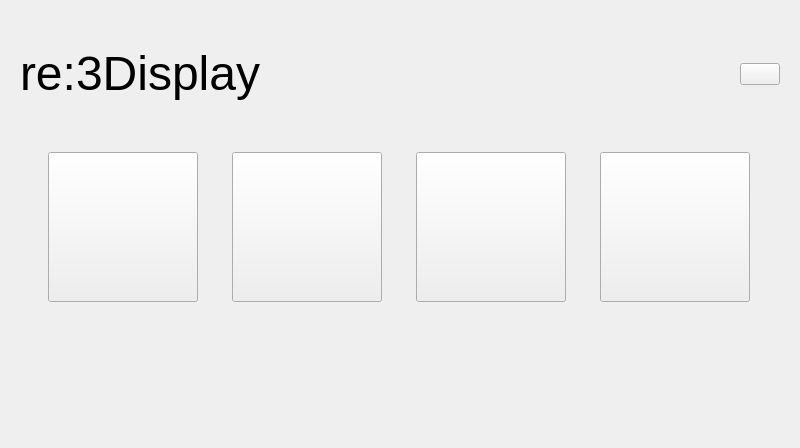
<?xml version="1.0" encoding="UTF-8"?>
<ui version="4.0">
 <class>Home</class>
 <widget class="QWidget" name="Home">
  <property name="geometry">
   <rect>
    <x>0</x>
    <y>0</y>
    <width>800</width>
    <height>448</height>
   </rect>
  </property>
  <property name="minimumSize">
   <size>
    <width>800</width>
    <height>448</height>
   </size>
  </property>
  <property name="maximumSize">
   <size>
    <width>16777215</width>
    <height>16777215</height>
   </size>
  </property>
  <property name="windowTitle">
   <string>TouchDisplay</string>
  </property>
  <property name="styleSheet">
   <string notr="true"/>
  </property>
  <layout class="QVBoxLayout" name="verticalLayout">
   <item>
    <widget class="QWidget" name="widget_3" native="true">
     <layout class="QHBoxLayout" name="horizontalLayout_2">
      <item>
       <widget class="QLabel" name="Title">
        <property name="sizePolicy">
         <sizepolicy hsizetype="Expanding" vsizetype="Maximum">
          <horstretch>0</horstretch>
          <verstretch>0</verstretch>
         </sizepolicy>
        </property>
        <property name="text">
         <string>&lt;html&gt;&lt;head/&gt;&lt;body&gt;&lt;p&gt;&lt;span style=&quot; font-size:36pt;&quot;&gt;re:3Display&lt;/span&gt;&lt;/p&gt;&lt;/body&gt;&lt;/html&gt;</string>
        </property>
       </widget>
      </item>
      <item>
       <spacer name="verticalSpacer_2">
        <property name="orientation">
         <enum>Qt::Vertical</enum>
        </property>
        <property name="sizeType">
         <enum>QSizePolicy::MinimumExpanding</enum>
        </property>
        <property name="sizeHint" stdset="0">
         <size>
          <width>20</width>
          <height>1</height>
         </size>
        </property>
       </spacer>
      </item>
      <item>
       <widget class="QPushButton" name="re3DIcon">
        <property name="sizePolicy">
         <sizepolicy hsizetype="Preferred" vsizetype="Maximum">
          <horstretch>0</horstretch>
          <verstretch>0</verstretch>
         </sizepolicy>
        </property>
        <property name="minimumSize">
         <size>
          <width>0</width>
          <height>0</height>
         </size>
        </property>
        <property name="maximumSize">
         <size>
          <width>16777215</width>
          <height>16777215</height>
         </size>
        </property>
        <property name="text">
         <string/>
        </property>
        <property name="icon">
         <iconset resource="img.qrc">
          <normaloff>:/img/img/logo.png</normaloff>:/img/img/logo.png</iconset>
        </property>
        <property name="iconSize">
         <size>
          <width>100</width>
          <height>100</height>
         </size>
        </property>
       </widget>
      </item>
     </layout>
    </widget>
   </item>
   <item>
    <widget class="QWidget" name="widget_2" native="true">
     <layout class="QHBoxLayout" name="horizontalLayout_4">
      <item>
       <widget class="QPushButton" name="pushbutton_print">
        <property name="sizePolicy">
         <sizepolicy hsizetype="Fixed" vsizetype="Expanding">
          <horstretch>0</horstretch>
          <verstretch>0</verstretch>
         </sizepolicy>
        </property>
        <property name="minimumSize">
         <size>
          <width>150</width>
          <height>150</height>
         </size>
        </property>
        <property name="maximumSize">
         <size>
          <width>150</width>
          <height>300</height>
         </size>
        </property>
        <property name="text">
         <string/>
        </property>
        <property name="icon">
         <iconset resource="img.qrc">
          <normaloff>:/img/img/Printing.png</normaloff>:/img/img/Printing.png</iconset>
        </property>
        <property name="iconSize">
         <size>
          <width>150</width>
          <height>150</height>
         </size>
        </property>
       </widget>
      </item>
      <item>
       <widget class="QPushButton" name="pushbutton_control">
        <property name="sizePolicy">
         <sizepolicy hsizetype="Fixed" vsizetype="Expanding">
          <horstretch>0</horstretch>
          <verstretch>0</verstretch>
         </sizepolicy>
        </property>
        <property name="minimumSize">
         <size>
          <width>150</width>
          <height>150</height>
         </size>
        </property>
        <property name="maximumSize">
         <size>
          <width>150</width>
          <height>300</height>
         </size>
        </property>
        <property name="text">
         <string/>
        </property>
        <property name="icon">
         <iconset resource="img.qrc">
          <normaloff>:/img/img/Movement.png</normaloff>:/img/img/Movement.png</iconset>
        </property>
        <property name="iconSize">
         <size>
          <width>150</width>
          <height>150</height>
         </size>
        </property>
       </widget>
      </item>
      <item>
       <widget class="QPushButton" name="pushbutton_temperature">
        <property name="sizePolicy">
         <sizepolicy hsizetype="Fixed" vsizetype="Expanding">
          <horstretch>0</horstretch>
          <verstretch>0</verstretch>
         </sizepolicy>
        </property>
        <property name="minimumSize">
         <size>
          <width>150</width>
          <height>150</height>
         </size>
        </property>
        <property name="maximumSize">
         <size>
          <width>150</width>
          <height>300</height>
         </size>
        </property>
        <property name="text">
         <string/>
        </property>
        <property name="icon">
         <iconset resource="img.qrc">
          <normaloff>:/img/img/Temperature(2).png</normaloff>:/img/img/Temperature(2).png</iconset>
        </property>
        <property name="iconSize">
         <size>
          <width>150</width>
          <height>150</height>
         </size>
        </property>
       </widget>
      </item>
      <item>
       <widget class="QPushButton" name="pushbutton_settings">
        <property name="sizePolicy">
         <sizepolicy hsizetype="Fixed" vsizetype="Expanding">
          <horstretch>0</horstretch>
          <verstretch>0</verstretch>
         </sizepolicy>
        </property>
        <property name="minimumSize">
         <size>
          <width>150</width>
          <height>150</height>
         </size>
        </property>
        <property name="maximumSize">
         <size>
          <width>150</width>
          <height>300</height>
         </size>
        </property>
        <property name="text">
         <string/>
        </property>
        <property name="icon">
         <iconset resource="img.qrc">
          <normaloff>:/img/img/Settings(2).png</normaloff>:/img/img/Settings(2).png</iconset>
        </property>
        <property name="iconSize">
         <size>
          <width>150</width>
          <height>150</height>
         </size>
        </property>
       </widget>
      </item>
     </layout>
    </widget>
   </item>
   <item>
    <spacer name="verticalSpacer">
     <property name="orientation">
      <enum>Qt::Vertical</enum>
     </property>
     <property name="sizeType">
      <enum>QSizePolicy::MinimumExpanding</enum>
     </property>
     <property name="sizeHint" stdset="0">
      <size>
       <width>20</width>
       <height>1</height>
      </size>
     </property>
    </spacer>
   </item>
  </layout>
 </widget>
 <resources>
  <include location="img.qrc"/>
 </resources>
 <connections/>
</ui>
